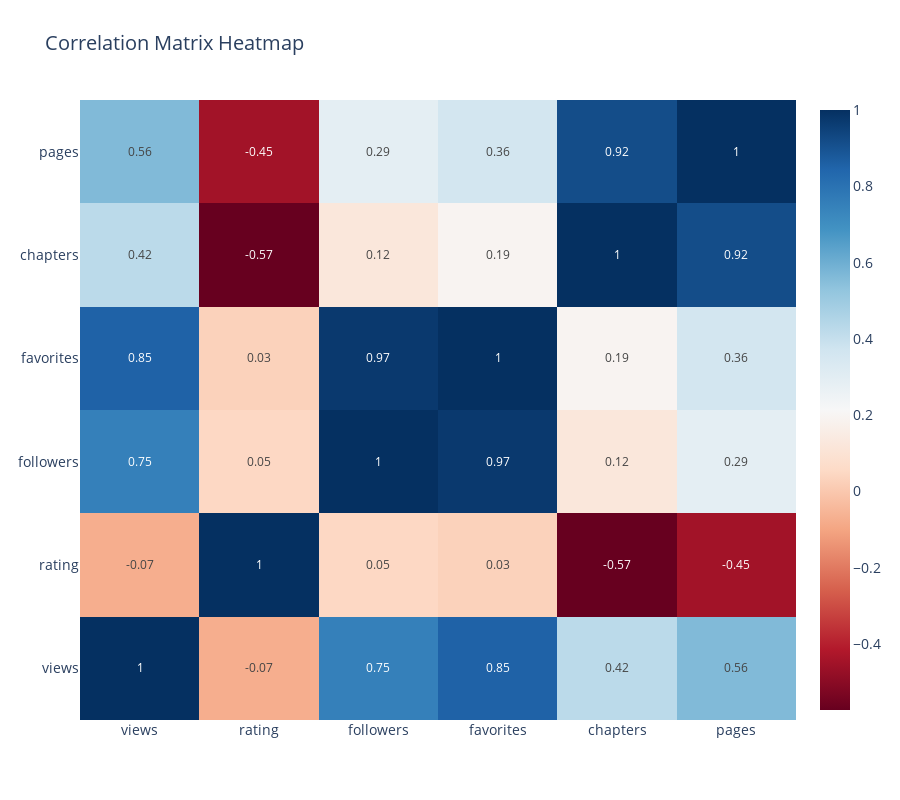

The code cell stored with this chart in its notebook:
### Markdown cell above
## Correlation Analysis

Let's analyze the relationships between different numerical features in our dataset. We'll use both a correlation matrix heatmap and a pairplot to visualize these relationships.

### Code cell
# Calculate correlation matrix
correlation_matrix = df[key_metrics].corr()

# Create correlation heatmap using plotly
fig = go.Figure(data=go.Heatmap(
    z=correlation_matrix,
    x=correlation_matrix.columns,
    y=correlation_matrix.columns,
    text=np.round(correlation_matrix, 2),
    texttemplate='%{text}',
    textfont={"size": 12},
    hoverongaps=False,
    colorscale='RdBu'
))

fig.update_layout(
    title='Correlation Matrix Heatmap',
    height=800,
    width=900,
    font=dict(size=14)
)
fig.show()

# Print strongest correlations
print("\nStrongest Correlations:")
corr_pairs = []

# Extract values from correlation matrix
for i, metric1 in enumerate(key_metrics):
    for j, metric2 in enumerate(key_metrics):
        if i < j:  # Avoid duplicate pairs and diagonals
            corr_value = correlation_matrix.loc[metric1, metric2]
            # Make sure we're working with a float
            if isinstance(corr_value, (int, float)) and abs(float(corr_value)) > 0.5:
                corr_pairs.append((metric1, metric2, float(corr_value)))

# Sort by correlation strength and print
for metric1, metric2, corr in sorted(corr_pairs, key=lambda x: abs(x[2]), reverse=True):
    print(f"{metric1:>8} vs {metric2:<8}: {corr:>6.3f}")

### Figure 1 — Plotly figure (JSON) as saved in the notebook; plotly's stock layout.template omitted (floating-point values rounded to 4 significant figures)
{"data": [{"colorscale": [[0, "rgb(103,0,31)"], [0.1, "rgb(178,24,43)"], [0.2, "rgb(214,96,77)"], [0.3, "rgb(244,165,130)"], [0.4, "rgb(253,219,199)"], [0.5, "rgb(247,247,247)"], [0.6, "rgb(209,229,240)"], [0.7, "rgb(146,197,222)"], [0.8, "rgb(67,147,195)"], [0.9, "rgb(33,102,172)"], [1, "rgb(5,48,97)"]], "hoverongaps": false, "text": [[1.0, -0.07, 0.75, 0.85, 0.42, 0.56], [-0.07, 1.0, 0.05, 0.03, -0.57, -0.45], [0.75, 0.05, 1.0, 0.97, 0.12, 0.29], [0.85, 0.03, 0.97, 1.0, 0.19, 0.36], [0.42, -0.57, 0.12, 0.19, 1.0, 0.92], [0.56, -0.45, 0.29, 0.36, 0.92, 1.0]], "textfont": {"size": 12}, "texttemplate": "%{text}", "type": "heatmap", "x": ["views", "rating", "followers", "favorites", "chapters", "pages"], "y": ["views", "rating", "followers", "favorites", "chapters", "pages"], "z": [[1.0, -0.07398, 0.7503, 0.8541, 0.4248, 0.5627], [-0.07398, 1.0, 0.04855, 0.02986, -0.5727, -0.4489], [0.7503, 0.04855, 1.0, 0.9734, 0.123, 0.2931], [0.8541, 0.02986, 0.9734, 1.0, 0.1927, 0.3614], [0.4248, -0.5727, 0.123, 0.1927, 1.0, 0.9169], [0.5627, -0.4489, 0.2931, 0.3614, 0.9169, 1.0]]}], "layout": {"font": {"size": 14}, "height": 800, "title": {"text": "Correlation Matrix Heatmap"}, "width": 900}}
